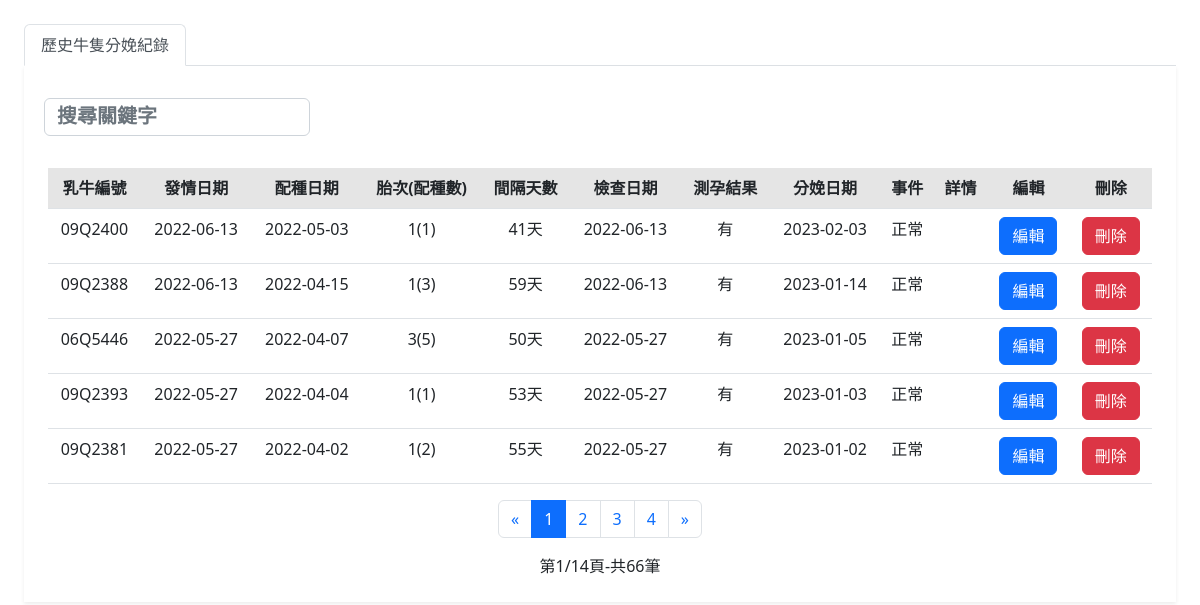
The page /fHealthManagement/parturitionHistory/parturitionHistory.php on the database its author committed.
### tables this page shows
CREATE TABLE `pregnancy_check` (
  `sn` int(6) NOT NULL,
  `id` varchar(64) NOT NULL,
  `estrusdate` date NOT NULL,
  `matingdate` date NOT NULL,
  `birthparity` int(64) DEFAULT NULL,
  `intervaldays` varchar(64) DEFAULT NULL,
  `pregnancydate` date DEFAULT NULL,
  `pregnancyresult` varchar(64) DEFAULT NULL,
  `parturitiondate` date DEFAULT NULL,
  `events` varchar(64) DEFAULT NULL,
  `details` varchar(64) DEFAULT NULL,
  `matingcount` int(11) NOT NULL DEFAULT 1
);

### fHealthManagement/parturitionHistory/parturitionHistory.php (the view, shortened to what this page needs)
<?php
require_once("../../SQLServer.php");
?>
<!doctype html>
<html lang="zh-TW">
<head>
  <link href="https://cdn.jsdelivr.net/npm/bootstrap@5.2.2/dist/css/bootstrap.min.css" rel="stylesheet">
  <link rel="stylesheet" href="../../css/text_box2.css">
  <link rel="stylesheet" href="../../css/indexcss.css">
</head>
<body>
  <div name="content" style="width:100%; height: 100vh ;   padding:1.5rem  ;   ">
    <div class="tab-content">
      <ul class="nav nav-tabs" role="tablist">
        <li class="nav-item">
          <a href="#parturitionHistory" class="nav-link active" data-toggle="tab">歷史牛隻分娩紀錄</a>
        </li>
      </ul>
      <div class="tab-pane active shadow-sm p-4" id="parturitionHistory">
        <div class="row">
          <div class="col-md-3 p-2">
            <input type="search" class="search form-control" data-table="table table-hover" placeholder="搜尋關鍵字" style="width:100%;">
          </div>
        </div>
        <br>
        <div class="table-responsive" style="overflow: hidden;">
          <div id="cow_table" style="text-align:center;">
            <table id="rule" class="table table-hover">
              <thead>
                <tr class="table-active">
                  <th>乳牛編號</th>
                  <th>發情日期</th>
                  <th>配種日期</th>
                  <th>胎次(配種數)</th>
                  <th>間隔天數</th>
                  <th>檢查日期</th>
                  <th>測孕結果</th>
                  <th>分娩日期</th>
                  <th>事件</th>
                  <th>詳情</th>
                  <th>編輯</th>
                  <th>刪除</th>
                </tr>
              </thead>
              <tbody>
                <?php
                $query = "SELECT * FROM pregnancy_check WHERE `events` IS NOT NULL AND `events` !='' ";
                $result = mysqli_query($db_link, $query);
                $num = mysqli_num_rows($result);
                $per = 5;
                $pages = ceil($num / $per);
                if (!isset($_GET["page"])) {
                  $page = 1;
                } else {
                  $page = intval($_GET["page"]);
                }
                $start = ($page - 1) * $per;
                $query .= "ORDER BY `parturitiondate` DESC LIMIT $start,$per";
                $result = mysqli_query($db_link, $query);
                $i = 1;
                while ($row = mysqli_fetch_assoc($result)) {
                  $sn = $row['sn'];
                  $id = $row['id'];
                  $estrusdate = $row['estrusdate'];
                  $matingdate = $row['matingdate'];
                  $intervaldays = $row['intervaldays'];
                  $pregnancydate = $row['pregnancydate'];
                  $pregnancyresult = $row['pregnancyresult'];
                  $parturitiondate = $row['parturitiondate'];
                  $birthparity = $row['birthparity'];
                  $events = $row['events'];
                  $details = $row['details'];
                  $matingcount = $row['matingcount'];
                ?>
                  <tr>
                    <td><?php echo $id ?></td>
                    <td><?php echo $estrusdate ?></td>
                    <td><?php echo $matingdate ?></td>
                    <td><?php echo $birthparity."({$matingcount})" ?></td>
                    <td><?php echo $intervaldays ?></td>
                    <td><?php echo $pregnancydate ?></td>
                    <td><?php echo $pregnancyresult ?></td>
                    <td><?php echo $parturitiondate ?></td>
                    <td><?php echo $events ?></td>
                    <td><?php echo $details ?></td>
                    <td><button class="view_data btn btn-primary" GetSn="<?php echo $sn; ?>">編輯</button></td>
                    <?php
                    echo "<td><button id=\"linkDel_$i\" onclick=\"#del\" class='btn btn-danger'>刪除</button></td>";
                    ?>
                  </tr>
                <?php
                  $i += 1;
                }
                ?>
              </tbody>
            </table>
            <?php
            echo "
                                    <center><div class='row text-center'>
                                        <div class='col-12 justify-content-center' style='display:flex;'>
                                                <nav aria-label='Page navigation example'>
                                                    <ul class='pagination'>
                                                        <li class='page-item'>
                                                            <a class='page-link' href='?page=1' aria-label='Previous'>
                                                                <span aria-hidden='true'>&laquo;</span>
                                                            </a>
                                                        </li> ";
            for ($i = 1; $i <= $pages; $i++) {
              if ($page - 5 < $i && $i < $page + 4) {
                if ($page == $i) {
                  echo "<li class='page-item active'><a class='page-link' href=?page=" . $i . " >" . $i . "</a></li> ";
                } else {
                  echo "<li class='page-item'><a class='page-link' href=?page=" . $i . " >" . $i . "</a></li> ";
                }
              }
            }
            echo "<li class='page-item'><a class='page-link' aria-label='Next' href=?page=" . $pages . " ><span aria-hidden='true'>&raquo;</span></a></li></ul>
                                    </nav></div>";
            echo "<div class=\"col-12\">第" . $page . "/" . $pages . "頁-共" . $num . "筆</div></center>";
            ?>
          </div>
        </div>
      </div>
    </div>
  </div>
</body>
</html>

### css/text_box2.css (style rules this page uses)
::placeholder { color: #FFF; font-size:20px; text-align:left; font-weight:bolder; }

### css/indexcss.css (style rules this page uses)
html, body { height: 100%; }

### rows shown on the page
pregnancy_check: id "09Q2400", estrusdate "2022-06-13", matingdate "2022-05-03", birthparity "1", matingcount "1", intervaldays "41天", pregnancydate "2022-06-13", pregnancyresult "有", parturitiondate "2023-02-03", events "正常"
pregnancy_check: id "09Q2388", estrusdate "2022-06-13", matingdate "2022-04-15", birthparity "1", matingcount "3", intervaldays "59天", pregnancydate "2022-06-13", pregnancyresult "有", parturitiondate "2023-01-14", events "正常"
pregnancy_check: id "06Q5446", estrusdate "2022-05-27", matingdate "2022-04-07", birthparity "3", matingcount "5", intervaldays "50天", pregnancydate "2022-05-27", pregnancyresult "有", parturitiondate "2023-01-05", events "正常"
pregnancy_check: id "09Q2393", estrusdate "2022-05-27", matingdate "2022-04-04", birthparity "1", matingcount "1", intervaldays "53天", pregnancydate "2022-05-27", pregnancyresult "有", parturitiondate "2023-01-03", events "正常"
pregnancy_check: id "09Q2381", estrusdate "2022-05-27", matingdate "2022-04-02", birthparity "1", matingcount "2", intervaldays "55天", pregnancydate "2022-05-27", pregnancyresult "有", parturitiondate "2023-01-02", events "正常"

### other values the page prints
$page "1"
$pages "14"
$num "66"
